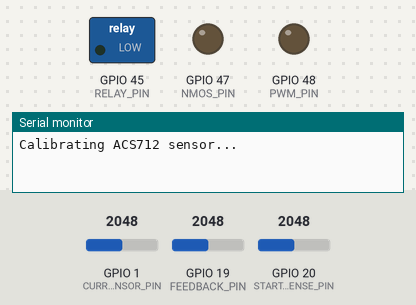
This sketch was run on a simulated ESP32-S3. On the bench: switched loads named in the sketch (green lamp = pin HIGH), output pins drawn as LEDs (lit = HIGH), the last lines printed to the serial monitor. Inputs (shaded band) come from the test bench; at power-on: GPIO 1 (CURRENT_SENSOR_PIN) = 2048, GPIO 19 (FEEDBACK_PIN) = 2048, GPIO 20 (STARTUP_SENSE_PIN) = 2048.

Above: at 0.1 s.
At 6.2 s:
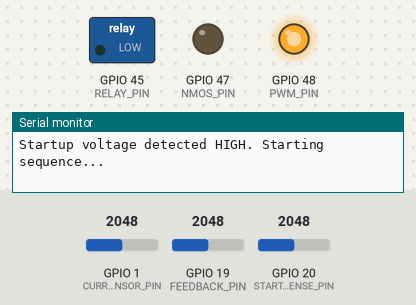
At 12.42 s:
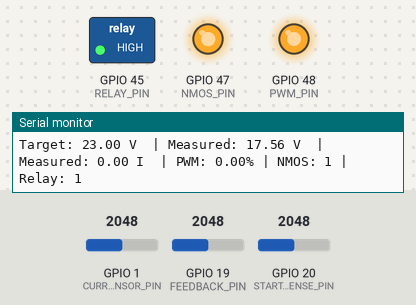
At 13.72 s:
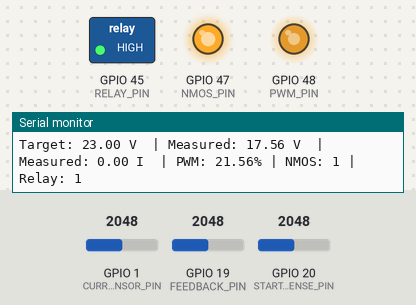
At 14.98 s:
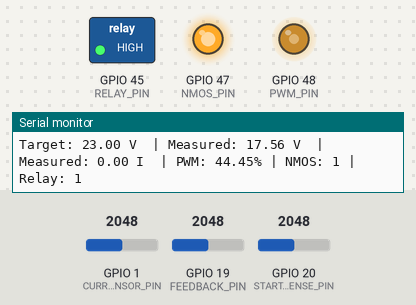
At 17.7 s:
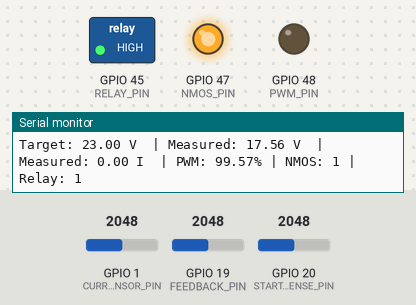
Timing chart, 0 to 19.2 s (numbered marks = the images above):
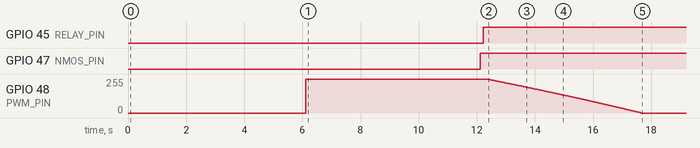

Measured:
- by itself, GPIO 45 (RELAY_PIN): LOW → HIGH at 12.2 s
- by itself, GPIO 47 (NMOS_PIN): LOW → HIGH at 12.1 s
- by itself, GPIO 48 (PWM_PIN): moves from 255/255 to 0/255 over 5.3 s

The sketch:

PID_ESP.ino
```cpp
// --- Boost Converter PID Voltage Control (ESP32-S3 Version) ---
// Mohammad Baaboud – Adapted for ESP32-S3 (LEDC PWM + 12-bit ADC)

// --- Pin Definitions ---
#define FEEDBACK_PIN       19  // ADC input for PID feedback
#define STARTUP_SENSE_PIN  20  // Digital input for startup voltage detection
#define PWM_PIN            48  // PWM output to MOSFET gate
#define NMOS_PIN           47  // NMOS control
#define RELAY_PIN          45  // Relay control
#define CURRENT_SENSOR_PIN  1     // ACS712 current sensor

const float ACS_SENSITIVITY = 0.06568;  // V/A (calibrated value)
const int ACS_VCC_VOLTAGE = 3300;       // mV (measured value)
float currentOffsetVoltage = 0.0;
float IN_measuredCurrent = 0;

// --- Voltage Divider (for up to ~33.6V scaled to ~3.3V ADC) ---
const float R1 = 98600.0;
const float R2 = 10040.0;

// --- ADC Reference Voltage ---
const float VREF = 3.3;

// --- Target Voltage ---
float targetVoltage = 23.0;

// --- PID Coefficients ---
float Kp = 0.25;
float Ki = 0.01;
float Kd = 0.0;

// --- PID Variables ---
float error = 0, lastError = 0, integral = 0, derivative = 0;
float outputPWM = 0;
unsigned long lastPIDTime = 0, lastPrintTime = 0;

// --- Control Interval (ms) ---
const unsigned long PID_INTERVAL = 10; // 2 ms

// --- PWM Configuration ---
const int PWM_FREQ = 62500;  // 62.5 kHz
const int PWM_RES = 9;      // 10-bit resolution

// --- PWM Duty Clamp (35–60%) ---
const int PWM_MIN = int(0.0 * 511); // 358
const int PWM_MAX = int(1.0 * 511); // 614

// --- Helper Functions ---
float readVoltage_FB() {
  const int samples = 10;
  long sum = 0;
  for (int i = 0; i < samples; i++) {
    sum += analogRead(FEEDBACK_PIN);
    delayMicroseconds(100);
  }
  int adcValue = sum / samples;
  return (adcValue * VREF / 4095.0) * ((R1 + R2) / R2) - 0.3;
}

float readCurrent() {
  const int numSamples = 50;
  long totalRawValue = 0;
  for (int i = 0; i < numSamples; i++) {
    totalRawValue += analogRead(CURRENT_SENSOR_PIN);
  }
  float avgRawValue = (float)totalRawValue / numSamples;
  float voltage_mV = (avgRawValue / 4096.0) * ACS_VCC_VOLTAGE;
  return (currentOffsetVoltage - voltage_mV) / (ACS_SENSITIVITY * 1000);

}
float readVoltage_IN() {
  int adcValue = analogRead(STARTUP_SENSE_PIN);
  return (adcValue * VREF / 4095.0) * ((R1 + R2) / R2);
}
void calibrateCurrentSensor() {
  Serial.println("Calibrating ACS712 sensor...");
  digitalWrite(RELAY_PIN, LOW);
  digitalWrite(NMOS_PIN, LOW);

  delay(5000);
  long totalRawValue = 0;
  for (int i = 0; i < 1000; i++) {
    totalRawValue += analogRead(CURRENT_SENSOR_PIN);
    delay(1);
  }
  currentOffsetVoltage = ((float)totalRawValue / 1000.0 / 4096.0) * ACS_VCC_VOLTAGE;
  Serial.println("ACS712 calibration complete.");
  Serial.println(currentOffsetVoltage);

}
void setInitialState() {
  outputPWM = 0;
  ledcAttach(PWM_PIN, PWM_FREQ, PWM_RES);
  ledcWrite(PWM_PIN, 511 - (int)outputPWM); // inverted PWM
  digitalWrite(NMOS_PIN, LOW);
  digitalWrite(RELAY_PIN, LOW);
  Serial.println("System in initial state - waiting for startup voltage...");
}

void setupPWM() {
  ledcAttach(PWM_PIN, PWM_FREQ, PWM_RES);
}

void setup() {
  Serial.begin(115200);
  pinMode(NMOS_PIN, OUTPUT);
  pinMode(RELAY_PIN, OUTPUT);
  pinMode(FEEDBACK_PIN, INPUT);
  pinMode(STARTUP_SENSE_PIN, INPUT);
  pinMode(CURRENT_SENSOR_PIN, INPUT);
  calibrateCurrentSensor();

  setupPWM();
  setInitialState();
  lastPIDTime = millis();
}

// --- Startup sequence using digital sense pin ---
void waitForStartupCondition() {
  // Wait until STARTUP_SENSE_PIN goes HIGH
  while (float IN_measuredVoltage = readVoltage_IN() < 10.0) {
    Serial.println("Waiting for startup voltage...");
    Serial.print(IN_measuredCurrent);
    delay(1000);
  }

  Serial.println("Startup voltage detected HIGH. Starting sequence...");
  delay(6000); // Precharge delay

  digitalWrite(NMOS_PIN, HIGH);
  Serial.println("NMOS ON.");

  delay(100);
  digitalWrite(RELAY_PIN, HIGH);
  Serial.println("Relay ON. Precharge disabled.");

  delay(100);
  Serial.println("Starting PID control...");
}

void loop() {
  static bool systemReady = false;

  float FB_measuredVoltage = readVoltage_FB();
  float IN_measuredVoltage = readVoltage_IN();
  IN_measuredCurrent = readCurrent();


  // --- Safety: reset if feedback voltage is too low ---
  if (IN_measuredVoltage < 1.0) {
    systemReady = false;
    setInitialState();
  }

  // --- Wait for startup sequence ---
  if (!systemReady) {
    waitForStartupCondition();
    systemReady = true;
    integral = 0;
    lastError = 0;
    outputPWM = 0;  // Start from 0
    lastPIDTime = millis();
  }

  // --- PID Loop ---
  unsigned long now = millis();
  if (now - lastPIDTime >= PID_INTERVAL) {
    float dt = (now - lastPIDTime) / 1000.0;
    lastPIDTime = now;

    FB_measuredVoltage = readVoltage_FB();
    IN_measuredCurrent = readCurrent();


    error = targetVoltage - FB_measuredVoltage;
    integral += error * dt;
    derivative = (error - lastError) / dt;
    lastError = error;

    float control = (Kp * error) + (Ki * integral) + (Kd * derivative);
    outputPWM += control;  // PID adjusted for inverted PWM
    outputPWM = constrain(outputPWM, PWM_MIN, PWM_MAX);
    ledcWrite(PWM_PIN, 511 - (int)outputPWM);
  }

  // --- Serial Print every 1 second ---
  if (now - lastPrintTime >= 300) {
    lastPrintTime = now;
    Serial.print("Target: ");   Serial.print(targetVoltage);
    Serial.print(" V  | Measured: "); Serial.print(FB_measuredVoltage);
    Serial.print(" V  | Measured: "); Serial.print(IN_measuredCurrent);
    Serial.print(" I  | PWM: "); Serial.print((outputPWM / 511.0) * 100);
    Serial.print("% | NMOS: "); Serial.print(digitalRead(NMOS_PIN));
    Serial.print(" | Relay: "); Serial.println(digitalRead(RELAY_PIN));

  }
}
```
